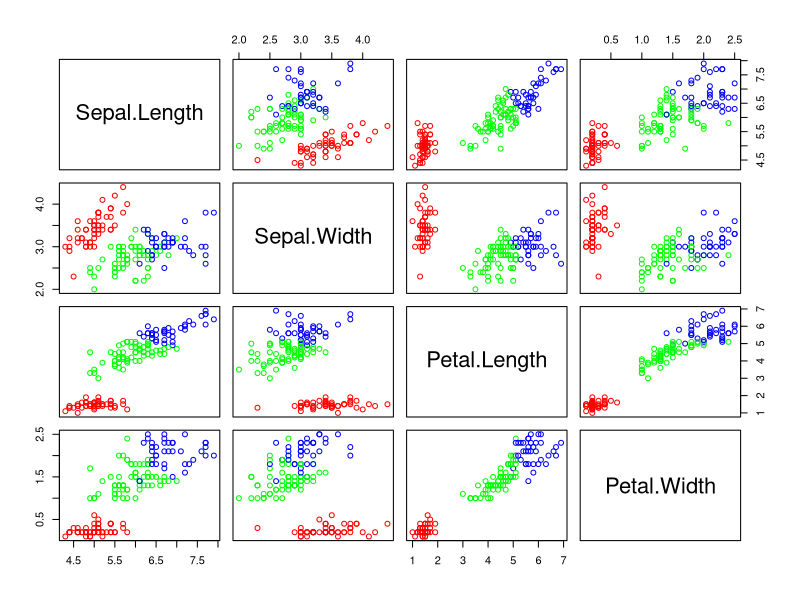
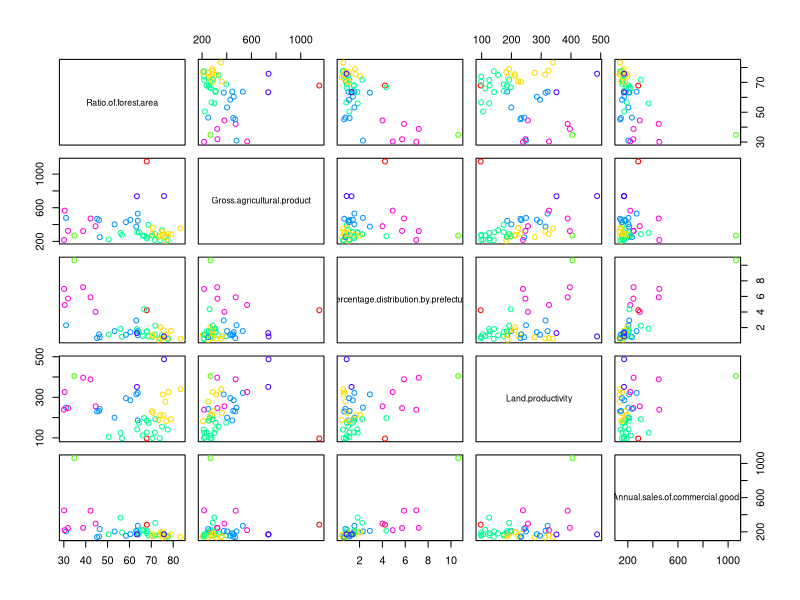
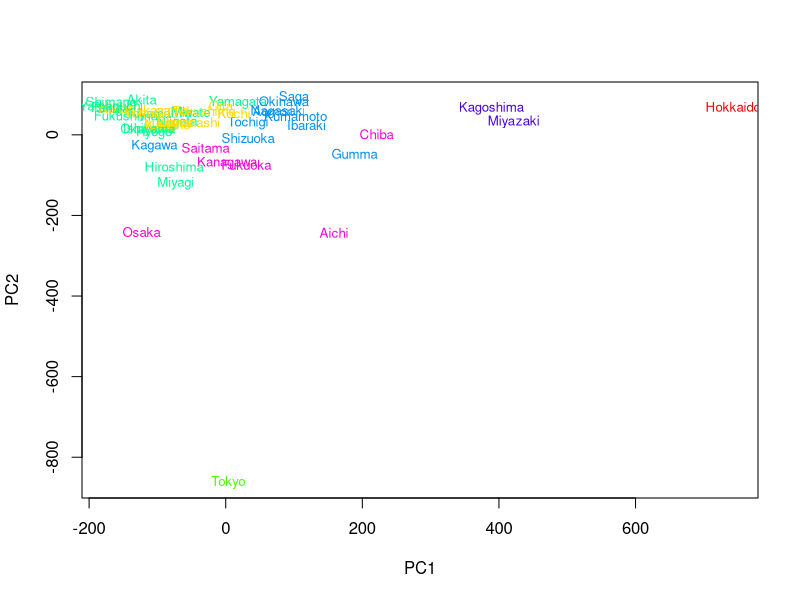

Reproduce these figures in R, in order.
### 非階層的クラスタリング

### datasets::iris に対するk-平均法
## クラスラベルSpeciesを他の変数から正確に予測できるか検証
x <- subset(iris, select = -Species) # 変数の抽出
## k-平均法の実行
set.seed(123)
est <- kmeans(x, centers=3, nstart=20) # k=3, 初期値は20通り試す
## 結果の確認
table(iris$Species[est$cluster==1]) # setosa
table(iris$Species[est$cluster==2]) # virginica
table(iris$Species[est$cluster==3]) # versicolor
## クラスタリングの状況を散布図上で図示
plot(x,col=rainbow(3)[est$cluster])
## k-平均法の実行: データを標準化した場合
set.seed(123)
est <- kmeans(scale(x), centers=3, nstart=20)
## 結果の確認
table(iris$Species[est$cluster==1]) # setosa
table(iris$Species[est$cluster==2]) # virginica
table(iris$Species[est$cluster==3]) # versicolor
## 標準化しない方が良好な結果が得られている

## k-平均法の実行: k=2としてみた場合
set.seed(123)
est <- kmeans(x, centers=2, nstart=20) 
## 結果の確認
table(iris$Species[est$cluster==1]) # setosa
table(iris$Species[est$cluster==2]) # virginica, versicolor

### 総務省統計局の統計データによる例
mydata <- read.csv(file="japan-living.csv",
                   fileEncoding="utf8",
                   row.names=1,
                   header=TRUE) 
## k-平均法の実行: 
k <- 7 # 分割数を指定
set.seed(123)
est <- kmeans(scale(mydata), centers=k, nstart=20)
## 結果の確認 (各クラスター内の県名を表示)
perf <- rownames(mydata) # 県名の取得
for(i in 1:k){
    cat("[ cluster",i,"]\n")
    print(perf[est$cluster==i])
}
## クラスタリングの状況を散布図上で図示
plot(mydata,col=rainbow(k)[est$cluster]) # pairs plot
plot(prcomp(mydata)$x,type="n") # PCAを利用して表示
text(prcomp(mydata)$x,labels=perf,
     cex=.8,col=rainbow(k)[est$cluster])
